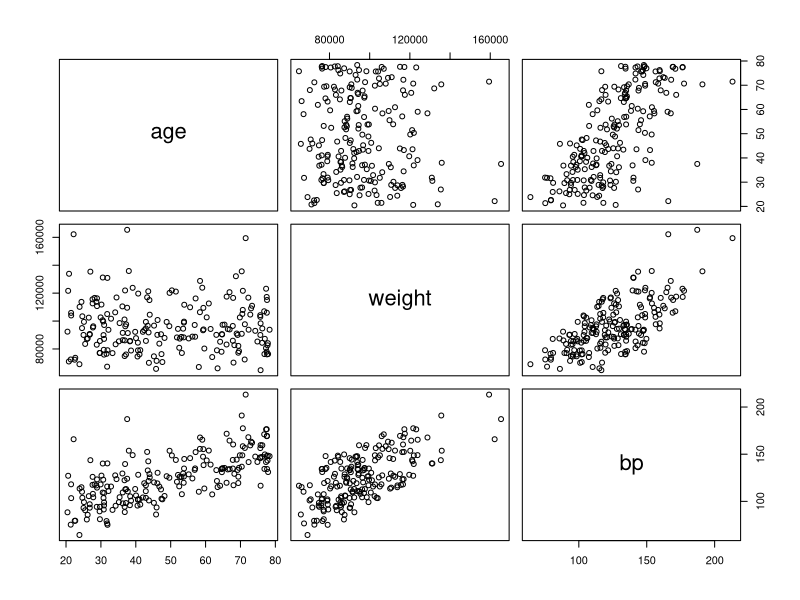
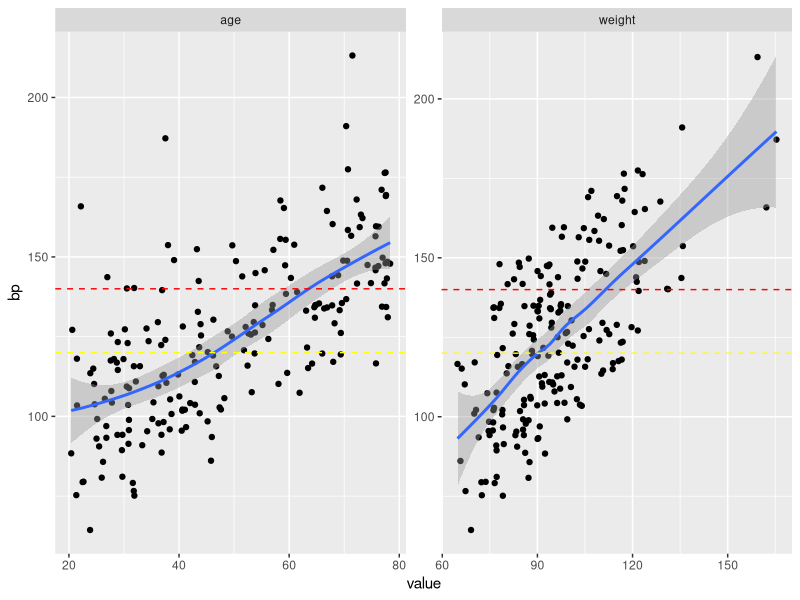
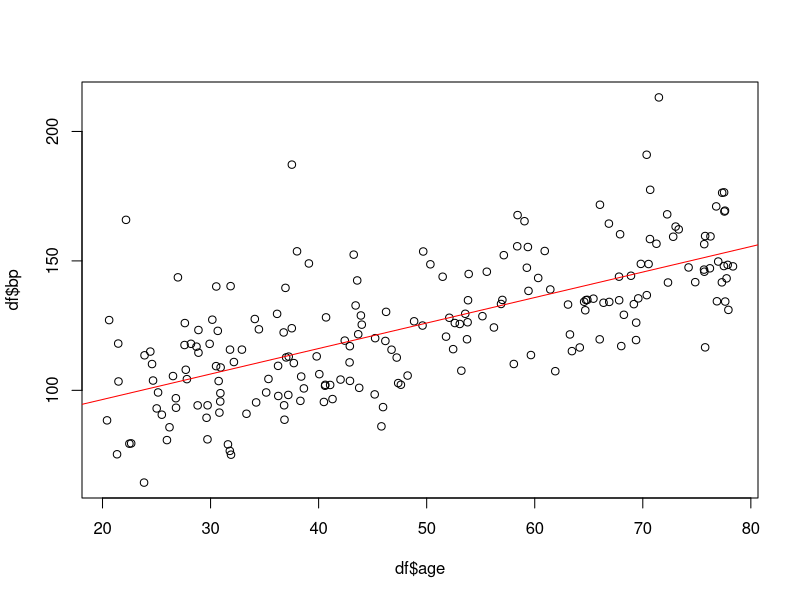
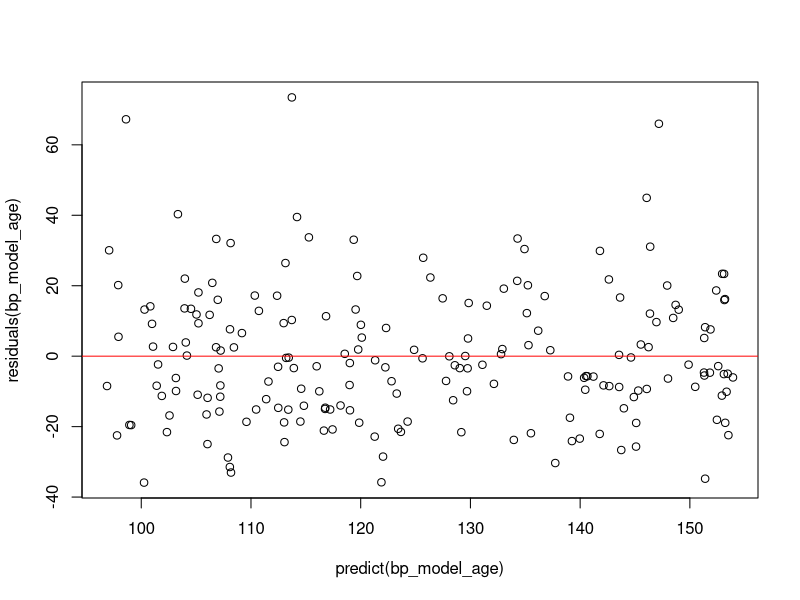
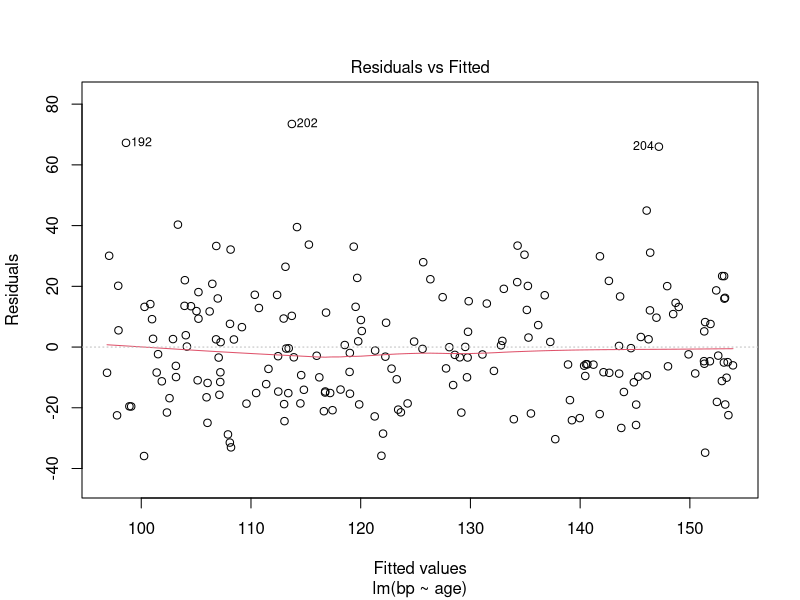
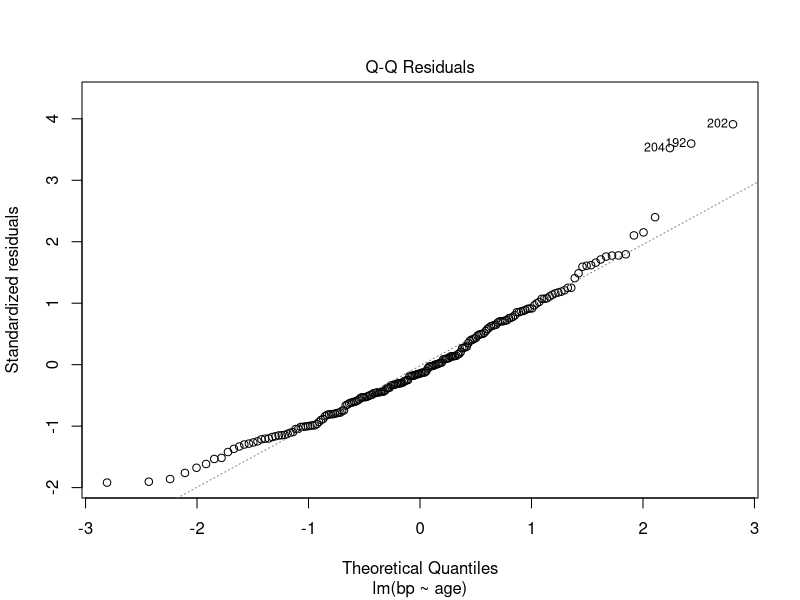
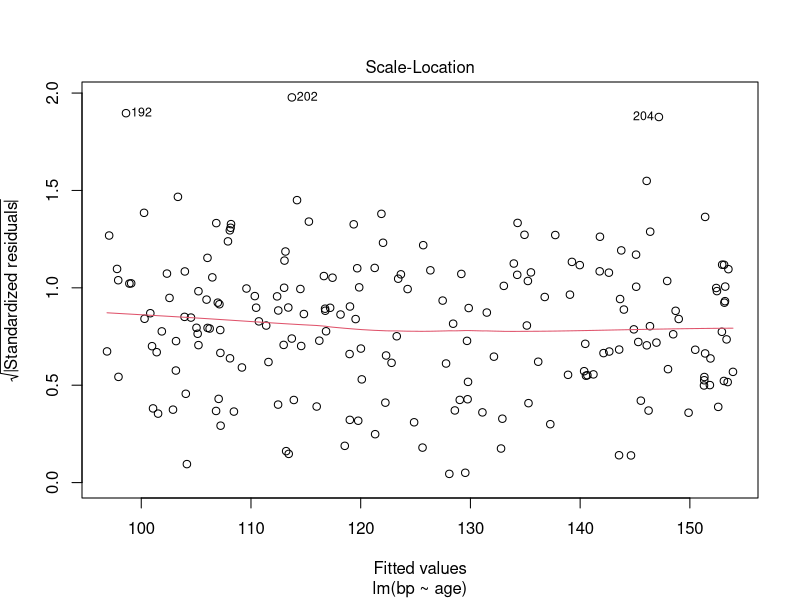
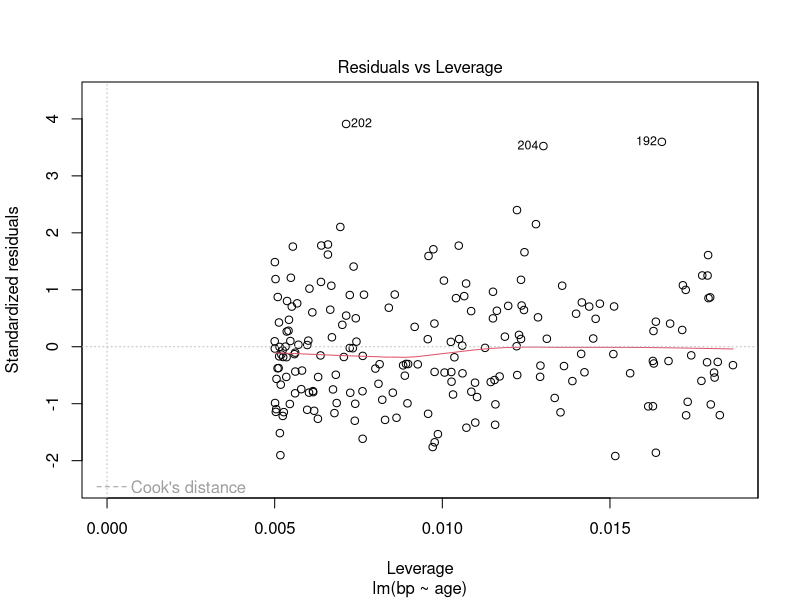

These charts were generated, in order, by the following R code: (Note: this script raises an error after producing the figures.)
# We will work on a small dataset on blood pressure
#
# Blood pressure (mm Hg)
# Age (years)
# Weight (grams)
#
# The systolic blood pressure is divided into 4 classes:
# Low: <90
# Ideal: 90-120
# Pre-high blood pressure: 120-140
# High bp: >140
#
#################################################
# load needed packages 
library(tidyverse)  
library(reshape2)

# load "blood_pressure.csv" from data directory
df <- read_csv(file = "../data/blood_pressure.csv")
# as it is written now, line 19 will produce error, that R cannot find blood_pressure.csv data. 
# adjust either filepath in read_csv function or your working directory, so your Rstudio can find the file
# you can check where is your working directory with
getwd()
# then either find relative path to blood_pressure.csv data and write it in read_csv funtion or change your working directory with setwd()
#################################################
# First let's familiarize ourselves with new data
# Q: check data structure, how many observations? any missing values?
# Q: get a summary of the data
# Q: Describe the response variable (blood pressure) and the explanatory variables (predictors). E.g. number of missing values, distribution of values, mean, sd, etc.
# HINT: plot densities or histograms
# Q: check how many observations (absolute/relative amount) fall under blood pressure risk (bp > 120) and high risk (bp > 140) groups. 

# Q: Which of the two predictors do you think has the strongest effect on bp?
# HINT: check correlations and scatterpots
# first you can check correlation matrix. Use na.omit() function to deal with na values. What can you say about relatioship of predictors with target value and between themselves?
# However, correlation can be misleading -- maybe we have non-linear relationship? So let's plot predictors with target variable
# we don't have many predictors, so we can use simple plot function for quick inspection:
plot(df)
# for more thorough visualization we can use ggplot (as it is more flexible)
df %>%
  mutate(ID = 1:nrow(df), weight = weight / 1000) %>%   # convert weight to kg for easier interpretation and create unique ID for each row
  melt(., id.vars = c("ID", "bp")) %>%   # converts table to "long" format. we need it for faceting
  ggplot(., aes(value, bp)) + 
  geom_point() +
  facet_wrap( ~ variable, scale = "free") +
  geom_smooth() +
  geom_hline(yintercept = 120, lty = "dashed", color = "#FFFF00") +    # pressure tresholds for fun
  geom_hline(yintercept = 140, lty = "dashed", color = "#FF0000") 

# Q: now with geom_smooth we fit a smooth spline to data. Let's try to fit linear regression. add argument 'method = "lm"' to geom_smooth() (do not use single quotes)
# Q: also plot weight and age scatterplot with ggplot and add the response
# to the plot (size? color?)

#### quick interlude about melt ####
# melt comes from reshape package and allows us an easy way to change table format from "wide" (many columns, few observations) to "long" (many rows, few columns)
# melt -> converts to "long" format
# dcast -> converts to "wide" format
# use this quick tutorial to get the gist of it https://seananderson.ca/2013/10/19/reshape/ (other resources also work :))
#### back to out analysis ####

# Q: Describe with words what happens with bp as function of age and weight

# for now let's clean up our data from NA values. 
# Q: Filter them out
# make a simple linear regression with age as explanatory variable
bp_model_age <- lm(bp ~ age, data = df)

# Q: Is there a significant linear relationship between age and bp? What is the strength  of it?
# HINT: check summary function output
# Q: Plot the data and the fitted line - does it look ok?
plot(df$age, df$bp)
abline(bp_model_age, col = 'red')

# Q: Plot the residuals - does it look ok? Can you explain what is on y and x axes?
plot(predict(bp_model_age), residuals(bp_model_age))
abline(h = 0, col = "red")
# residual plot is usefull for model diagnostics -- If the points in a residual plot are randomly dispersed around the horizontal axis, a linear regression model is appropriate for the data; otherwise, a non-linear model is more appropriate. 
# also simetimes a particular group of observations (acoording to some other feature) have very high residuals -- this indicates that you should look into that feature, why they are predicted worse, what can be done for that.
# check other diagnostics plots for linear model that are built in plot function for object with class "lm"
plot(bp_model_age)
plot(bp_model_age, which = 1)  # to select specific plot from all the available

# Q: Do the same for weight.

# Q: Do a full regression model without interaction.
bp_both <- lm(bp ~ age + weight, data = df)

# Q: How much of the variation is explained?
# Q: Do you see anything wrong with the model?

# Q: Do a full regression model with interaction.
bp_with_int <- lm(bp ~ age + weight + weight*age, data = df)
# Q: Does it explain more? (even a tiny bit more)
# Q: Does it explain significantly more?

# Q: What is the predicted bp of an typical 35 kg 12 year old boy and a 60 year old fat man (250 kg)?
predict(bp_both, 
        data.frame(age = c(12, 60), weight = c(35000, 250000)), 
        interval = "prediction")



#################################################
# we had 4 models. All of them were linear models -- and they were used for a long time and have multiple statistics that were created to evaluate models. For example adjusted R^2 statistics is adjusted for the number of predictors and we can use it to compare models with different number of predictos. (each predictor brings a bit (even a tiny bit) of more variance/info and increases how much of the variance is explained. Rsquared statistics always increases when more predictors are included -- can you explain why?) 

# but let's not get lazzy and also calculate MSE for our model.
trainMSE <- mean(bp_both$residuals^2)
# this is training MSE and that is not very informative about how our model will perform on unseen data. So we will randomly split our dataset to train and validation sets (70%-30%) 
# when working with functions that generate random numbers use function set.seed() to ensure reproducibility
set.seed(1)
trainSetSize <- round(nrow(df)*0.7)
trainID <- sample(nrow(df), size = trainSetSize)
trainSet <- df[trainID, ]
validateSet <- df[-trainID, ]
# fit model on training set
bp_both <- lm(bp ~ age + weight, data = trainSet)
# now we will want to calculate MSE a few times -- so it's usefull to just create a function that outputs MSE if we give it predicted and true values. Ask me if you are unfamiliar with functions
getMSE <- function(predValue, trueValue) {
  mean((predValue - trueValue)^2)
}
# so, out train MSE is:
getMSE(predict(bp_both), trainSet$bp)
# and MSE for validation set i.e, out test MSE estimate is 
getMSE(predict(bp_both, newdata = validateSet), validateSet$bp)
# Q: how much does our train and validation set MSE differ?

# now let's do k-fold cross validation 
# there are multiple ways how to do cross validation -- we will first try one example where we write it ourselves and then use caret package to do it
# we will need foreach and caret libraries.
# all libraries should be loaded in the begining of the script, but for learning consistency we will do it now i.e. load it when we actually need it. That's how it usually is at first -- in the process you understand that you need more libraries and add them in the begining
library(foreach)
library(caret)

# define how many folds to use.
nFolds <- 10
foldsID <- sample(rep(1:nFolds, length.out = nrow(df)))  # this fold ID vector and then we randomly mix it
cvResult <- foreach(k = 1:nFolds, .combine = rbind) %do% {   
  # foreach is an enhanced form of "for" cycle. Runs faster because it parellelizes the iterations and allows for some aditional functionality.
  testID <- which(foldsID == k)
  traindf <- df[-testID, ]
  validatedf <- df[testID, ]
  bp_bothCV <- lm(bp ~ age + weight, data = traindf)
  data.frame(
    fold = k,
    trainMSE = getMSE(predict(bp_bothCV), traindf$bp),
    testMSEest = getMSE(predict(bp_bothCV, newdata = validatedf), validatedf$bp))
}

# we can plot to see how our test MSE estimate differs between different folds
# Q: what do we see?
cvResult %>%
  melt(., id.vars = "fold") %>%
  ggplot(., aes(fold, value, color = variable)) +
  geom_point() +
  geom_line() +
  ylab("MSE")

# So out testMSE estimate after 10-fold cross validation is
mean(cvResult$testMSEest)
# Q: compare it with testMSE estimate from only 1 validation set. What can you say about our initial testMSE estimation?

# Now we wrap our for loop in a function for more convenient use. e.g. we want to use it multiple times on different linear models, try testMSE estimate changes when we use different fold number
performCV <- function(dataset, modelFormula, nFolds) {
  foldsID <- sample(rep(1:nFolds, length.out = nrow(dataset)))
  cvResult <- foreach(k = 1:nFolds, .combine = rbind) %do% {   
    testID <- which(foldsID == k)
    traindf <- dataset[-testID, ]
    validatedf <- dataset[testID, ]
    bp_bothCV <- lm(modelFormula, data = traindf)
    data.frame(
      fold = k,
      trainMSE = getMSE(predict(bp_bothCV), traindf$bp),
      testMSEest = getMSE(predict(bp_bothCV, newdata = validatedf), validatedf$bp))
  }
  return(mean(cvResult$testMSEest))   
  # for more complex functions it is good to explicitly define what object should be returned as function output
}
modelFormula <- formula(bp ~ age + weight)
# formula creates a class "formula" object that we can directly submit to lm and other functions 
res <- performCV(df, modelFormula, nFolds = 5)

# now let's see how changes test MSE estimate with different fold values
# we could again use foreach (try to write it yourself) but now I'll use a simple for loop. 
resultList <- list()  # initiale a data structure where to store the result. 
# foreach function is also usefull because it has ".combine = rbind" argument that saves us from hastle to explicitly create a data structure where loop will store each iteration results
cvRange <- c(2, 3, 5, 10, 20, nrow(df))   # define fold values for cv
for (i in cvRange) {
  resultList[[as.character(i)]] <- performCV(df, formula(bp ~ age + weight), nFolds = i)
  # store the results to named list
}
# convert named list to to data frame
differentCVresults <- data.frame(
  testMSEest = unlist(resultList),   # unlist first converts list to atomic vector. Get's complicated with nested lists
  cv = names(resultList)  # extract names of list elements
)
# plot the results. groups = 1 argument is needed for geom_line. Try this the plot without group argument. Try to find out what does group argument do.
ggplot(differentCVresults, aes(cv, testMSEest, group = 1)) +
  geom_point() +
  geom_line()
# cv is not in the order we want... because it sorts it  let's change it.
# if we will convert it to factor this will help to keep the order we want with levels argument
differentCVresults <- mutate(differentCVresults, 
                             cv = factor(cv, levels = cvRange))
ggplot(differentCVresults, aes(cv, testMSEest, group = 1)) +
  geom_point() +
  geom_line()
# Q: what can you say about how testMSE estimate changes compared with different cv fold? What is the range of variation? compare it to testMSE estimate from single split.


#########################
# now... we see that we can quite easily build cross validation ourselves and customise to our needs.
# of course cross validation is a common procedure and there are r packages who already have wrappers for all that we did here.
# one of those packages ir caret. Sometimes it's good to use it and it easily simplifies our code. However, sometimes it wraps too much and then we can go back to building custom functions.

# main function to fit model with caret package is train
# basic structure of train function:
model_caret <- train(bp ~ age + weight,                  # model formula to fit
                     data = df,                          # data
                     trControl = data_ctrl,              # our training strategy
                     method = "lm")                      # specifying model. See what other methods are available
# data_ctrl is an onject you create with caret trainControl function. It defines your training strategy. We have to define before training
data_ctrl <- trainControl(method = "cv", number = 10)
# Q: check what other methods are available

# fit lm with 10-fold cv
model_caret <- train(bp ~ age + weight,                  # model formula to fit
                     data = df,                          # data
                     trControl = data_ctrl,              # our training strategy
                     method = "lm")                      # specifying model. See what other methods are available. Check what R manual page has to say about this questions, check https://topepo.github.io/caret/available-models.html site.

# can see info about the model with 
model_caret 
summary(model_caret)
# also, note that model_caret is a essentially a list
typeof(model_caret)
# therefore we can subset it like a list
model_caret$finalModel
str(model_caret, max.level = 1)   # it is a nested list, so use max.level argument to restrict how many levels to show

# We can also examine model predictions for each fold.
model_caret$resample
# Q: what does RMSE stand for? 
# we can calculate it from out cross validation results:
differentCVresults[differentCVresults$cv == 10, 1] %>% sqrt
# Q: compare 10-fold cross validation results from our function and caret.
# Q: run train function one more time and again compare RMSE. 
# Q: Do you have any idea why does it change?
# Q: read here on how can we control that https://topepo.github.io/caret/model-training-and-tuning.html#repro

# caret package also has a usefull function to easily create data partitions
set.seed(3456)
trainIndex <- createDataPartition(df$bp, p = .7, 
                                  list = FALSE, 
                                  times = 1)
head(trainIndex)
nrow(trainIndex)
# more about it in https://topepo.github.io/caret/data-splitting.html


#################################################
#### Knn prediction ####

# However let's say we have another model -- for example K-nearest neighbors (KNN).
# The k-Nearest-Neighbors (kNN) method is classically used for clasification, but can also be used for regression. 
# It is one of the simplest methods in machine learning, and is a great way to introduce yourself to machine learning and classification in general.
# The gist of the kNN method is, for each classification query, to:
# 1. Compute a distance value between the item to be classified and every item in the training data-set. 
# 2. Pick the k closest data points (the items with the k lowest distances)
# 3. Conduct a "majority vote" among those data points — the dominating classification in that pool is decided as the final classification (in case of regression -- the only difference is that we take not the "majority vote", but mean)
# k is the hyperparameter of KNN method that regulates for flexible our model is.
# if we take only one nearest neighbour, then our classification (regression) is very local -- we model each point closely and therefore our f^ is wiggly. The more neighbours we include, the more we generalize -- our variance decreases (try to relate that to central limit theory for the mean).
# so for knn model we have one hyperparameter that we have to chose. Let's use cross validation to choose that up.

library(FNN)  # library to use KNN with regression cases

# because knn is based on euclidian distance -- our variable value scale is very inportant. 
# the larger the value, the more influence it will have on distance. 
# for example:
# Q: Calculate the euclidean distance from the data points to some specific person (age 25, weight = 85) and see distance correlation to other predictors. which predictor has the most influence?
df %>%  
  mutate(e.dist = sqrt((weight - 85)^2 + (age - 25)^2)) %>%
  arrange(e.dist) %>%
  cor()
# Q: now calculate the distance when weight is in kg, not g. Is there a difference?
df %>%  
  mutate(e.dist = sqrt(((weight / 1000) - 85)^2 + (age - 25)^2)) %>%
  arrange(e.dist) %>%
  cor()

# so what can we do about different value scales of predictors?
# right -- normalize. 
# as always, there are several ways to do that, but 2 most popular are normalization by range i.e force all values to be between 0 and 1 and normalization by mean and sd, so that data mean becomes o mean = 0 and sd = 1

# Q: normalization by mean and sd can be conveniently done with scale function. Scale df and check if all mean column means are 0 and sd is 1.
# means for all columns can be conveniently calculated with base R colMeans function (check it's help page for other related convenient functions). Unfortanately base R does not have colSds... however matrixStats package has such function :) 
# when we need a single function from specific package we don't need to load full package. matrixStats::colSds() notation allows to find and use some specific function from package without loading whole package

# we'll do normalization by range by ourselves. 
# Q: do you know how normalization by mean and sd is done? could you do it manually?
rangeW <- range(df$weight)
rangeA <- range(df$age)
dfNormRange <- df %>%  
  mutate(weight = (weight - rangeW[1]) / (rangeW[2] - rangeW[1]), 
         age = (age - rangeA[1]) / (rangeA[2] -  rangeA[1])) 
summary(dfNormRange)  # checking if we succeeded

# let's use range normalized data to fit knn
# split to train and validation set using trainID we defined some time ago
# we also separate them to predictor table and target value vector
targetcolID <- which(names(dfNormRange) == "bp")
dTrainKNN <- dfNormRange[trainID, -targetcolID]
dTestKNN <- dfNormRange[-trainID, -targetcolID]
bpTest <- dfNormRange[-trainID, targetcolID, drop = TRUE]
bpTrain <- dfNormRange[trainID, targetcolID, drop = TRUE]

knnModel <- knn.reg(train = dTrainKNN, 
                    test = dTestKNN,
                    y = bpTrain, 
                    k = 1)
print(knnModel)
# let's say we want more info and try summary function on knnModel
summary(knnModel)
# we got a results different then what we are used with lm. But we see that some rownames are called residuals, call and possibly others that are interesting to us. So we can check what class and type of object it is
class(knnModel)
typeof(knnModel)   # so, essentially a list ! we can subset it as a list
str(knnModel)

# Q: let's find MSE for out model using out function getMSE and compare it to cross-validated linear model MSE. How is it different? Is this difference something we should have anticipated (note what k value did we use !)? Could it be better?

# Q: select a cross-validation strategy and use foreach loop with different k values to select optimal k value.


###########################
# try to apply KNN with our blood presure data using caret package. 
# as an example you can look through this tutorial https://quantdev.ssri.psu.edu/sites/qdev/files/kNN_tutorial.html
